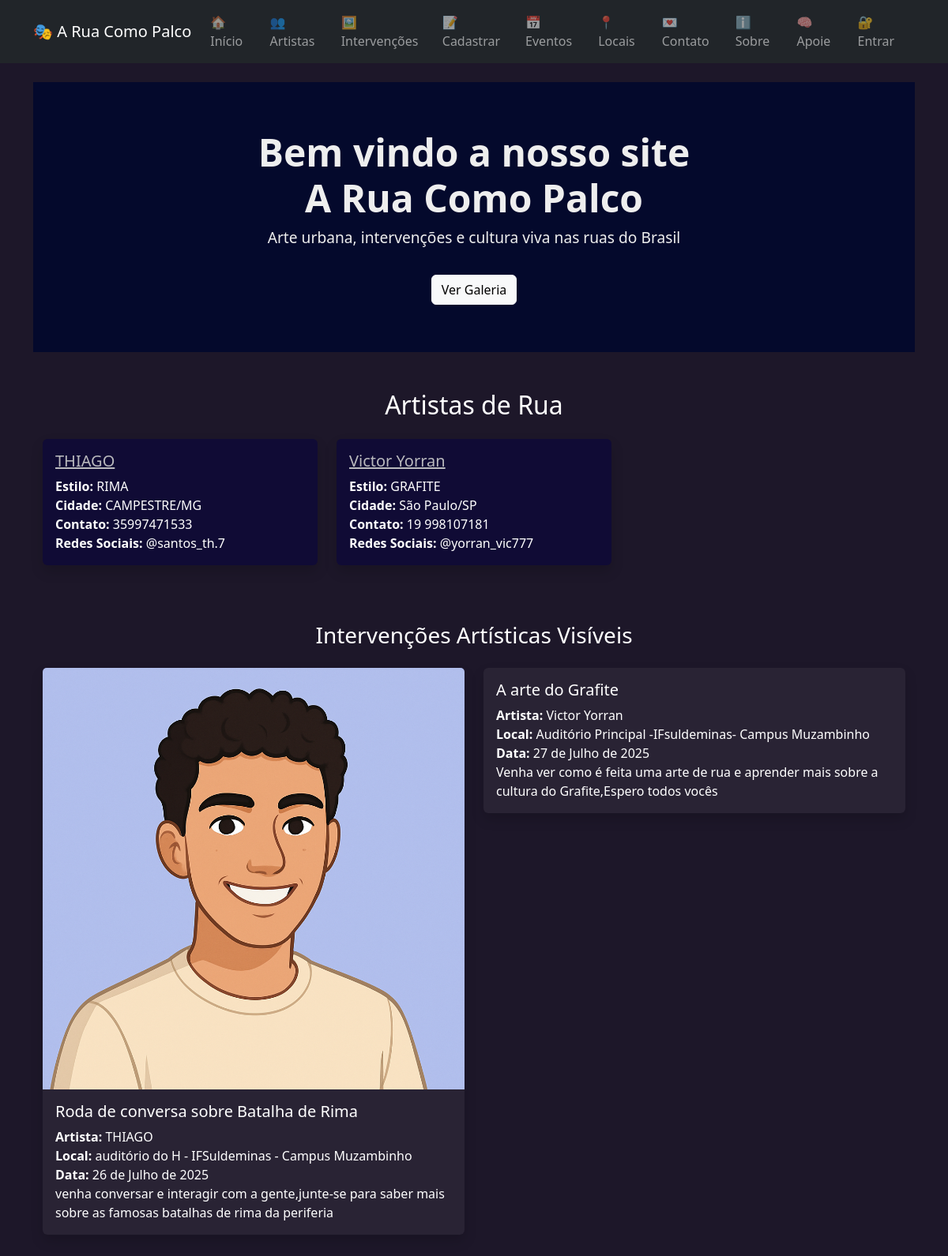
The page / on the database its author committed.
### biblioteca/models.py (models this page shows, shortened)
class ArtistaDeRua(models.Model):
    nome = models.CharField(max_length=100)
    estilo = models.ForeignKey(EstiloArte, on_delete=models.CASCADE)
    cidade = models.ForeignKey(Cidade, on_delete=models.CASCADE)
    contato = models.CharField(max_length=100, blank=True)
    redes_sociais = models.CharField(max_length=200, blank=True)
    biografia = models.TextField(blank=True)

class EstiloArte(models.Model):
    nome = models.CharField(max_length=100)

class Cidade(models.Model):
    nome = models.CharField(max_length=100)
    uf = models.CharField(max_length=2)
    def __str__(self):
        return f"{self.nome}/{self.uf}"

class IntervencaoArtistica(models.Model):
    titulo = models.CharField(max_length=100)
    artista = models.ForeignKey(ArtistaDeRua, on_delete=models.CASCADE)
    local = models.CharField(max_length=200)
    data = models.DateField()
    descricao = models.TextField()
    imagem = models.ImageField(
    upload_to='intervencoes/',
    blank=True,
    null=True,
    validators=[FileExtensionValidator(['jpg', 'jpeg', 'png'])],
    help_text="Imagem da intervenção (formato JPG ou PNG)"
)
    visivel = models.BooleanField(default=True)

### biblioteca/views.py (the view)
# urls.py: path('', views.index, name='index'),
def index(request):
    artistas = ArtistaDeRua.objects.all()
    obras = IntervencaoArtistica.objects.filter(visivel=True)
    return render(request, 'biblioteca/index.html', {
        'artistas': artistas,
        'obras': obras
    })

### biblioteca/templates/biblioteca/index.html (shortened to what this page needs)
{% extends 'biblioteca/base.html' %}
{% block content %}
  <div style="background-color: #04092c; color: #eee; padding: 60px 0; text-align: center;">
    <h1 style="font-size: 3rem; font-weight: bold;">Bem vindo a nosso site <br> A Rua Como Palco</h1>
    <p style="font-size: 1.2rem;">Arte urbana, intervenções e cultura viva nas ruas do Brasil</p>
    <a href="{% url 'galeria' %}" class="btn btn-light mt-3">Ver Galeria</a>
  </div>
  <section class="container py-5">
    <h2 class="mb-4 text-white text-center">Artistas de Rua</h2>
    {% if artistas %}
      <div class="row">
        {% for artista in artistas %}
          <div class="col-md-4">
            <div class="card mb-4 shadow" style="background: rgba(14, 8, 57, 0.783); color: #fff; border: none;">
              <div class="card-body">
                <h5 class="card-title">
                  <a href="{% url 'perfil_artista' artista.id %}" style="color: #bababe;">{{ artista.nome }}</a>
                </h5>
                <p class="card-text">
                  <strong>Estilo:</strong> {{ artista.estilo.nome }}<br>
                  <strong>Cidade:</strong> {{ artista.cidade }}<br>
                  <strong>Contato:</strong> {{ artista.contato }}<br>
                  <strong>Redes Sociais:</strong> {{ artista.redes_sociais }}<br>
                </p>
              </div>
            </div>
          </div>
        {% endfor %}
      </div>
    {% else %}
      <p class="text-white">Nenhum artista cadastrado ainda.</p>
    {% endif %}
  </section>
  <section class="container pb-5">
    <h3 class="mb-4 text-white text-center">Intervenções Artísticas Visíveis</h3>
    {% if obras %}
      <div class="row">
        {% for obra in obras %}
          <div class="col-md-6">
            <div class="card mb-3 shadow" style="background: rgba(255,255,255,0.05); color: #fff; border: none;">
              {% if obra.imagem %}
                <img src="{{ obra.imagem.url }}" class="card-img-top" alt="{{ obra.titulo }}">
              {% endif %}
              <div class="card-body">
                <h5 class="card-title">{{ obra.titulo }}</h5>
                <p class="card-text">
                  <strong>Artista:</strong> {{ obra.artista.nome }}<br>
                  <strong>Local:</strong> {{ obra.local }}<br>
                  <strong>Data:</strong> {{ obra.data }}<br>
                  {{ obra.descricao }}
                </p>
              </div>
            </div>
          </div>
        {% endfor %}
      </div>
    {% else %}
      <p class="text-white text-center">Não há intervenções artísticas visíveis no momento.</p>
    {% endif %}
  </section>
{% endblock %}

### biblioteca/templates/biblioteca/base.html (shortened to what this page needs)
<!DOCTYPE html>
<html lang="pt-br">
<head>
  <link href="https://cdn.jsdelivr.net/npm/bootstrap@5.3.2/dist/css/bootstrap.min.css" rel="stylesheet">
</head>
<body>
  <nav class="navbar navbar-expand-lg navbar-dark bg-dark mb-4">
    <div class="container">
      <a class="navbar-brand" href="{% url 'index' %}">🎭 A Rua Como Palco</a>
      <div class="collapse navbar-collapse" id="menuPrincipal">
        <ul class="navbar-nav ms-auto">
          <li class="nav-item"><a class="nav-link" href="{% url 'index' %}">🏠 Início</a></li>
          <li class="nav-item"><a class="nav-link" href="{% url 'listar_artistas' %}">👥 Artistas</a></li>
          <li class="nav-item"><a class="nav-link" href="{% url 'galeria' %}">🖼️ Intervenções</a></li>
          <li class="nav-item"><a class="nav-link" href="{% url 'cadastrar_artista' %}">📝 Cadastrar</a></li>
          <li class="nav-item"><a class="nav-link" href="{% url 'eventos' %}">📅 Eventos</a></li>
          <li class="nav-item"><a class="nav-link" href="{% url 'locais' %}">📍 Locais</a></li>
          <li class="nav-item"><a class="nav-link" href="{% url 'contato' %}">💌 Contato</a></li>
          <li class="nav-item"><a class="nav-link" href="{% url 'sobre' %}">ℹ️ Sobre</a></li>
          <li class="nav-item"><a class="nav-link" href="{% url 'apoio' %}">🧠 Apoie</a></li>
          {% if user.is_authenticated %}
            <li class="nav-item"><a class="nav-link" href="{% url 'logout' %}">🚪 Sair</a></li>
            <li class="nav-item"><span class="nav-link disabled">👤 {{ user.username }}</span></li>
          {% else %}
            <li class="nav-item"><a class="nav-link" href="{% url 'login' %}">🔐 Entrar</a></li>
          {% endif %}
        </ul>
      </div>
    </div>
  </nav>
  <div class="container">
    {% block content %}{% endblock %}
  </div>
</body>
</html>

### biblioteca/templates/biblioteca/base.html (style rules this page uses)
body { background-color: #1d1729; color: #9b8d8d; font-family: 'Segoe UI', sans-serif; }

### rows shown on the page
ArtistaDeRua: nome "THIAGO", estilo.nome "RIMA", cidade "CAMPESTRE/MG", contato "35997471533", redes_sociais "@santos_th.7"
ArtistaDeRua: nome "Victor Yorran", estilo.nome "GRAFITE", cidade "São Paulo/SP", contato "19 998107181", redes_sociais "@yorran_vic777"
IntervencaoArtistica: imagem (picture), titulo "Roda de conversa sobre Batalha de Rima", artista.nome "THIAGO", local "auditório do H - IFSuldeminas - Campus Muzambinho", data "26 de Julho de 2025", descricao "venha conversar e interagir com a gente,junte-se para saber mais sobre as famosas batalhas de rima da periferia"
IntervencaoArtistica: titulo "A arte do Grafite", artista.nome "Victor Yorran", local "Auditório Principal -IFsuldeminas- Campus Muzambinho", data "27 de Julho de 2025", descricao "Venha ver como é feita uma arte de rua e aprender mais sobre a cultura do Grafite,Espero todos vocês"
